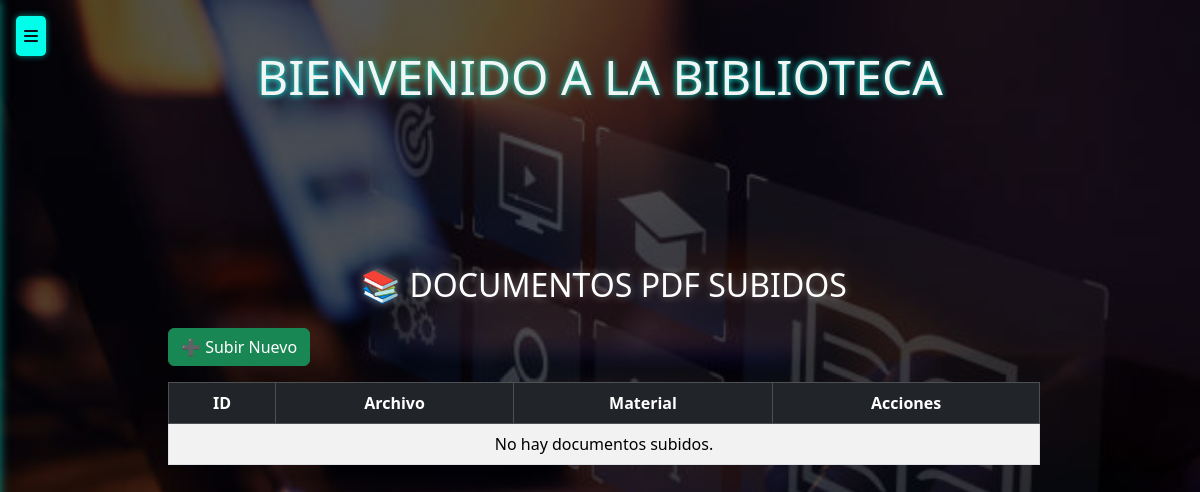
Before: /documentos/ with the older database file.
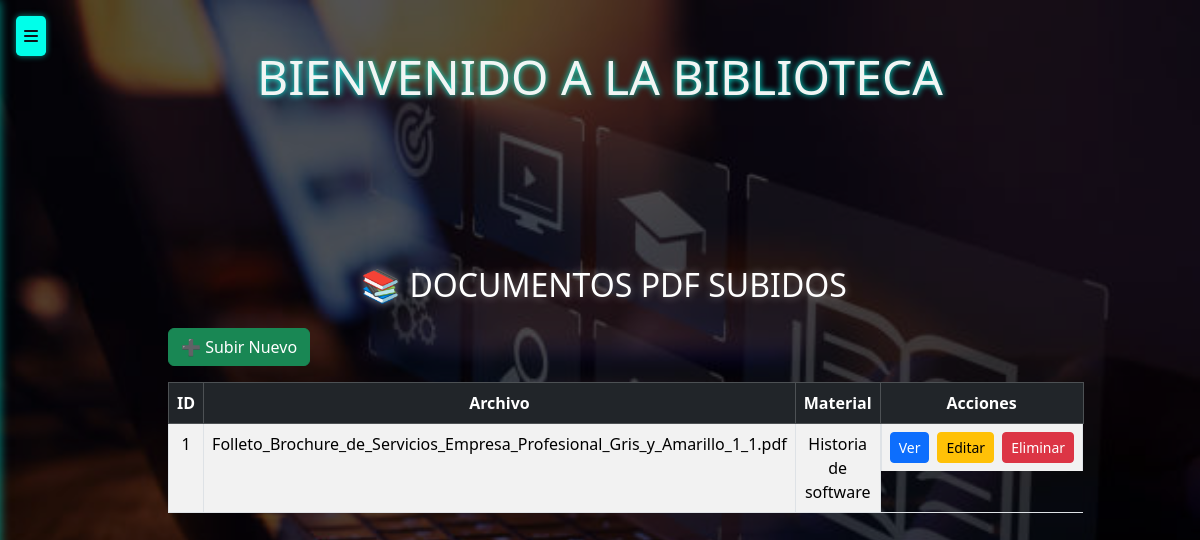
After: the same page with the newer database file.
### models/documento_model.py (models this page shows, shortened)
class Documento(db.Model):
    __tablename__ = "documentos"
    id_documento = db.Column(db.Integer, primary_key=True)
    id_material = db.Column(db.Integer, db.ForeignKey('materiales.id_material'), nullable=False)
    nombre = db.Column(db.String(150), nullable=False)
    material = db.relationship('Material', back_populates = 'documento')
    @property
    def id(self):
        return self.id_documento

### models/material_model.py (models this page shows, shortened)
class Material(db.Model):
    __tablename__ = 'materiales'
    id_material = db.Column(db.Integer, primary_key=True)
    tipo = db.Column(db.String(50), nullable=False)
    titulo = db.Column(db.String(100), nullable=False)
    fecha_ingreso = db.Column(db.String(20), nullable=False)
    estado = db.Column(db.String(20), nullable=False)
    id_categoria = db.Column(db.Integer, db.ForeignKey('categoria.id_cat'),nullable=False)
    id_autor = db.Column(db.Integer, db.ForeignKey('autores.id_autor'), nullable=False)
    id_materia = db.Column(db.Integer, db.ForeignKey('materias.id_materia'), nullable=False)
    id_donador = db.Column(db.Integer, db.ForeignKey('donadores.id_donador'))
    categoria = db.relationship('Categoria', back_populates='materiales')
    libro = db.relationship('Libro', back_populates='material')
    autor = db.relationship('Autores', back_populates='materiales')
    audio = db.relationship('Audio', back_populates = 'material')
    proyecto_academico = db.relationship('Proyecto', back_populates='material')
    video = db.relationship('Video', back_populates='material')
    materia = db.relationship('Materia', back_populates='material')
    donador = db.relationship('Donador', back_populates='material')
    documento = db.relationship('Documento', back_populates='material')

### controllers/documento_controllers.py (the view)
@documentos_bp.route('/')
def index():
    documentos = Documento.query.all()
    return render_template('documentos/index.html', documentos=documentos)

### templates/documentos/index.html (shortened to what this page needs)
{% extends 'base.html' %}
{% block content %}
<div class="container mt-4" style="max-width: 900px;">
  <h2 class="text-center mb-4 ">📚 Documentos PDF Subidos</h2>
  <a href="{{ url_for('documentos.subir_pdf') }}" class="btn btn-success mb-3">➕ Subir Nuevo</a>
  <table class="table table-bordered table-striped text-center mx-auto">
    <thead class="table-dark">
      <tr>
        <th>ID</th>
        <th>Archivo</th>
        <th>Material</th>
        <th>Acciones</th>
      </tr>
    </thead>
    <tbody>
      {% for doc in documentos %}
      <tr>
        <td>{{ doc.id_documento }}</td>
        <td>{{ doc.nombre }}</td>
        <td>{{ doc.material.titulo }}</td>
        <td class="d-flex justify-content-center gap-2">
          <a href="{{ url_for('static', filename='pdf/' + doc.nombre) }}" target="_blank" class="btn btn-primary btn-sm">Ver</a>
          <a href="{{ url_for('documentos.editar', id=doc.id) }}" class="btn btn-warning btn-sm">Editar</a>
          <form method="POST" action="{{ url_for('documentos.eliminar', id=doc.id) }}" style="display:inline;" onsubmit="return confirm('¿Eliminar este documento?');">
            <button type="submit" class="btn btn-danger btn-sm">Eliminar</button>
          </form>
        </td>
      </tr>
      {% else %}
      <tr>
        <td colspan="4" class="text-center">No hay documentos subidos.</td>
      </tr>
      {% endfor %}
    </tbody>
  </table>
</div>
{% endblock %}

### templates/base.html (shortened to what this page needs)
<!doctype html>
<html lang="es">
<head>
  <link href="https://cdn.jsdelivr.net/npm/bootstrap@5.3.6/dist/css/bootstrap.min.css" rel="stylesheet" />
  <link href="https://cdnjs.cloudflare.com/ajax/libs/font-awesome/6.5.1/css/all.min.css" rel="stylesheet" />
</head>
<body>
  <br><br>
<h1 style="color: #f1f5f4; text-shadow: 0 0 6px #00ffea; font-size: 3rem" align="center">BIENVENIDO A LA BIBLIOTECA</h1>
  <button class="toggle-btn" onclick="document.getElementById('sidebar').classList.toggle('active');">
    <i class="fas fa-bars"></i>
  </button>
  <div class="container">
    {% block content %}{% endblock %}
  </div>
</body>
</html>

### templates/base.html (style rules this page uses)
body { background-image: url("/static/fondobiblio.jpg"); background-size: cover; background-repeat: no-repeat; background-position: center; background-attachment: fixed; min-height: 100vh; }
body::before { content: ""; position: fixed; top: 0; left: 0; width: 100%; height: 100%; background-color: rgba(0,0,0,0.65); z-index: -1; pointer-events: none; }
h1, h2 { color: #fff; text-shadow: 0 0 8px rgba(255,255,255,0.4); text-transform: uppercase; }
.toggle-btn { position: fixed; top: 1rem; left: 1rem; z-index: 1100; background: #00ffea; color: #0f1218; border: none; padding: 0.5rem; border-radius: 0.3rem; box-shadow: 0 0 6px #00ffea88; }
.container { padding-left: 1rem; padding-top: 4rem; }

Changed rows visible on the page:
added Documento: id_documento "1", nombre "Folleto_Brochure_de_Servicios_Empresa_Profesional_Gris_y_Amarillo_1_1.pdf", material.titulo "Historia de software"
Other visible differences:
text no longer shown: "No hay documentos subidos."
